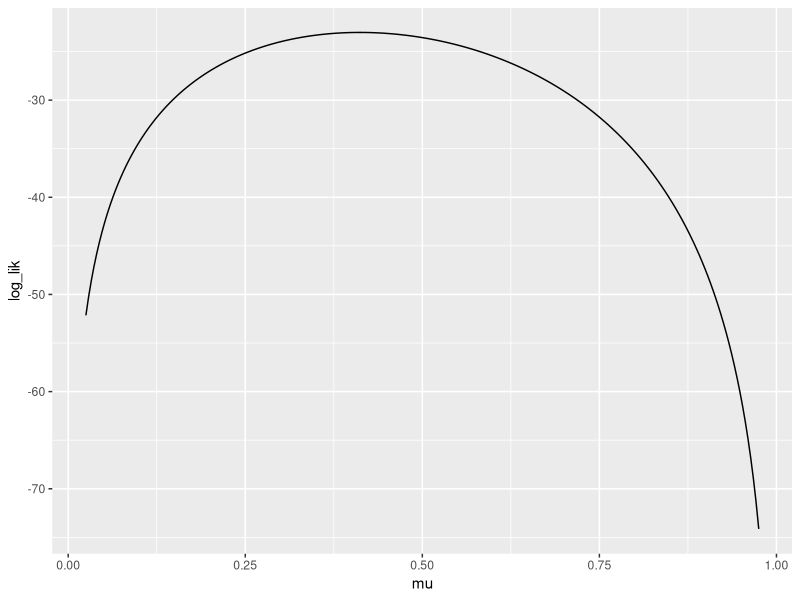
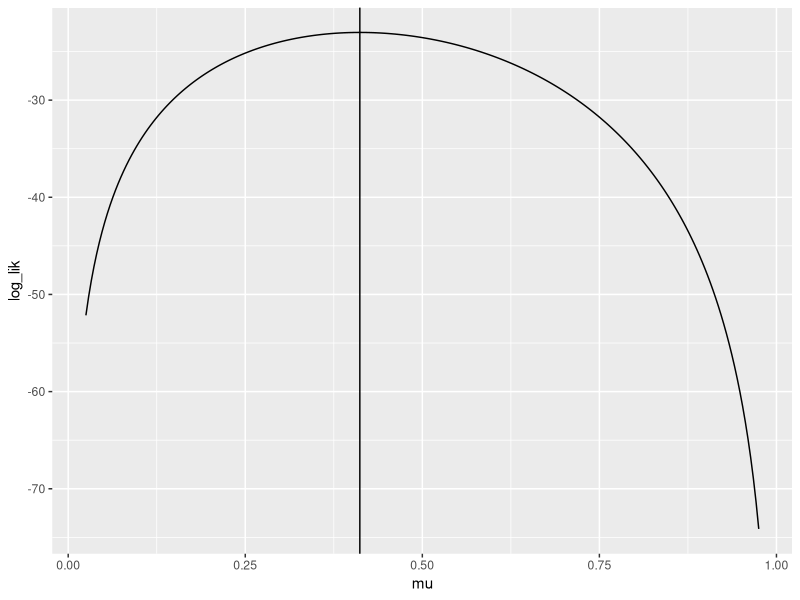
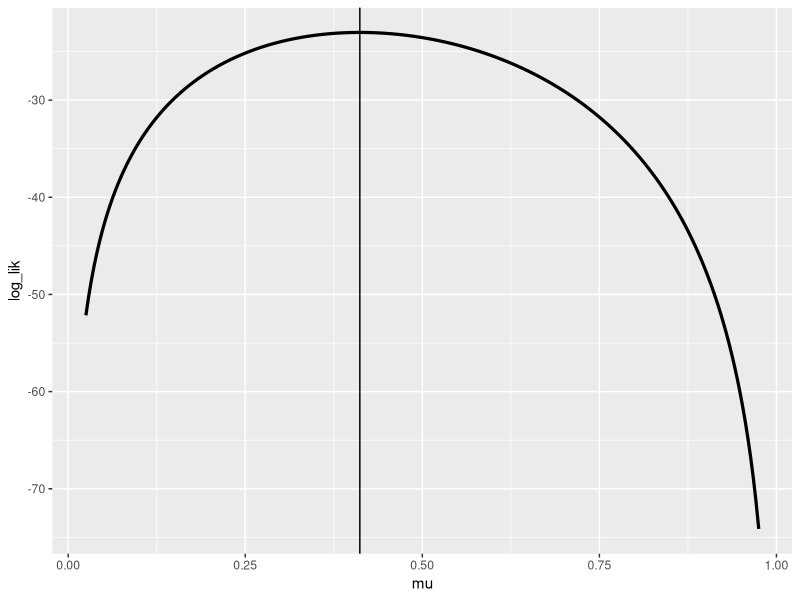
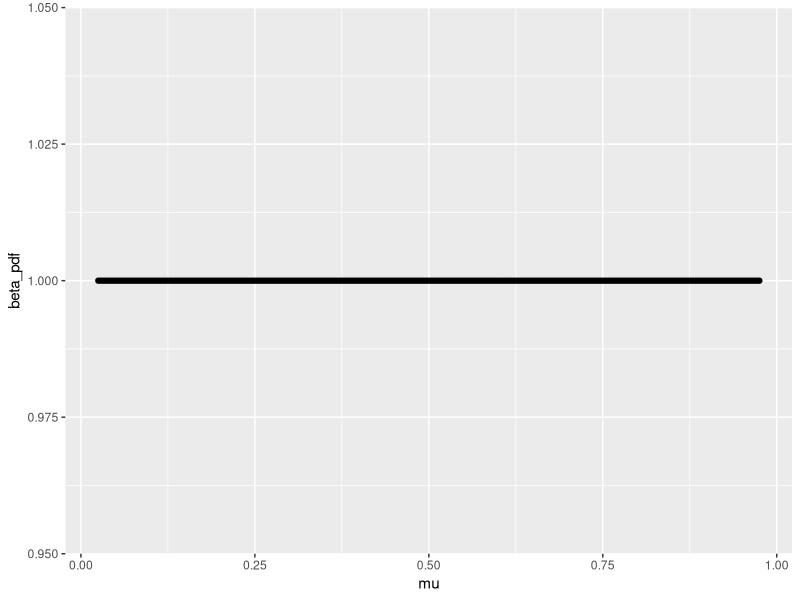
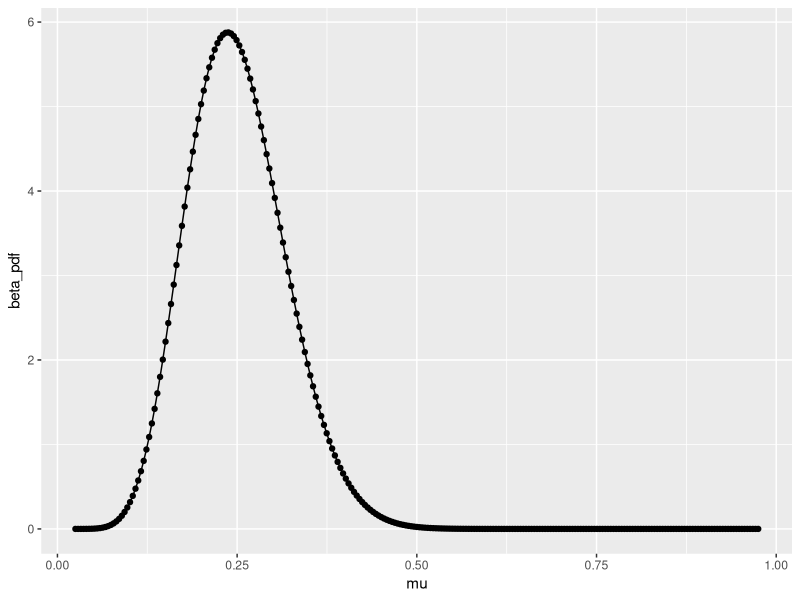
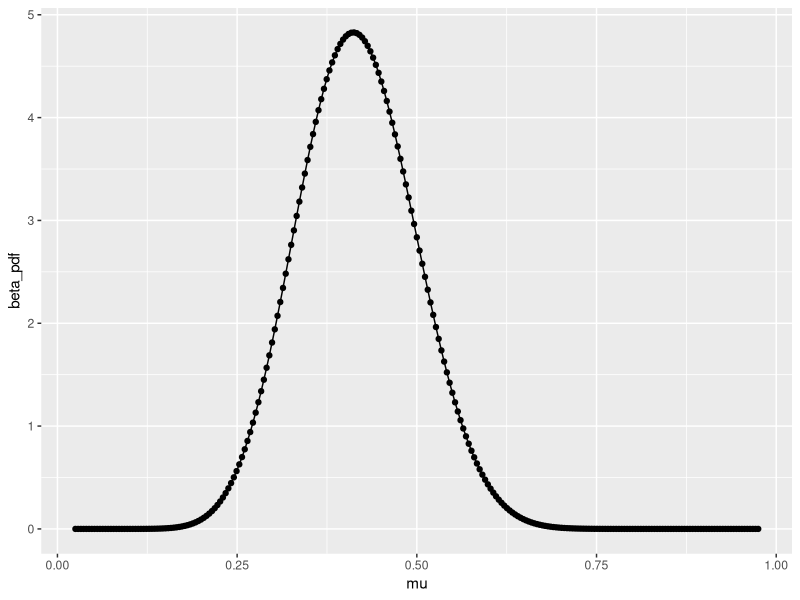
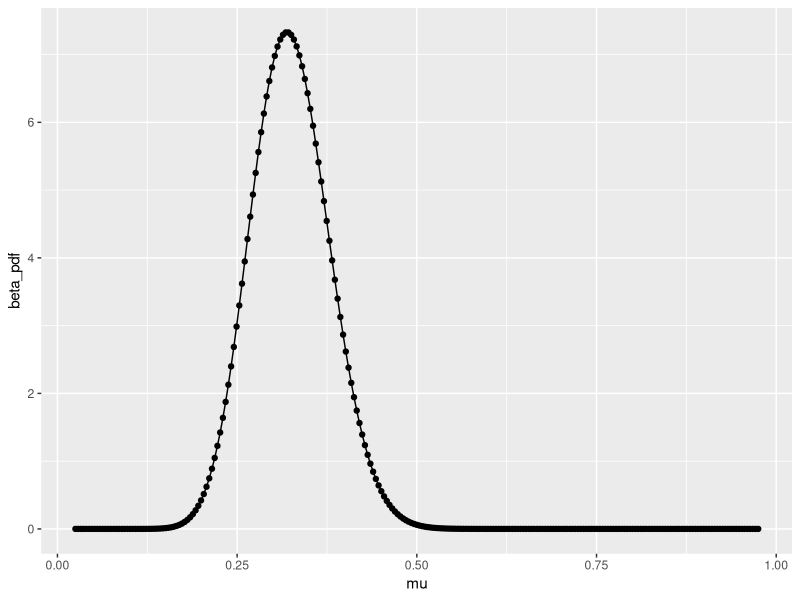
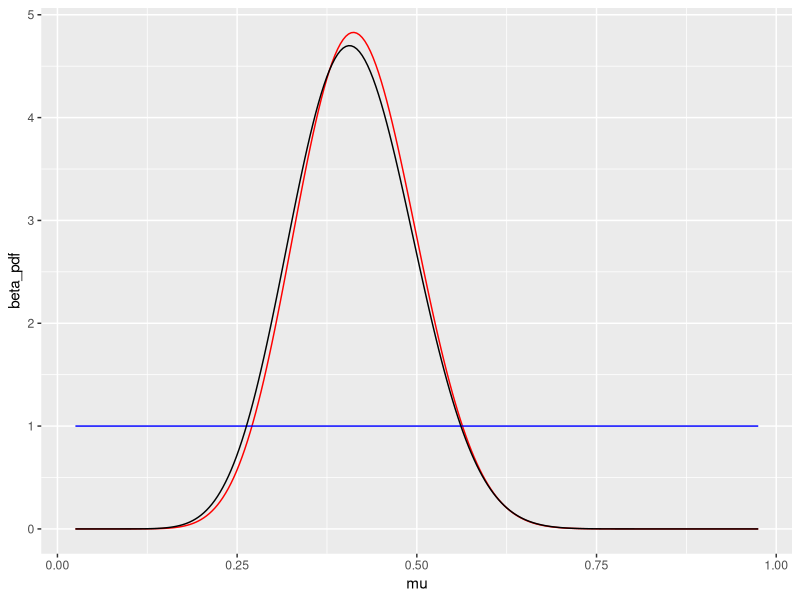

Reproduce these figures in R, in order.
## ---- chunk 1
knitr::opts_chunk$set(echo = TRUE)
## ---- chunk 2
library(tidyverse)
## ---- chunk 3
x <- c(0, 0, 0, 0,
       0, 1, 1, 0,
       1, 0, 0, 0,
       0, 1, 1, 0, 1,
       1, 0, 0, 1,
       0, 0, 1, 0,
       1, 1, 1, 0, 0,
       0, 0, 1, 1)
## ---- chunk 4
hit_data <- data.frame(
  hit = x
)

hit_data %>% summarise(H_avg = mean(hit == 1))
## ---- chunk 5
hit_data %>% summarise(H_avg = mean(hit == 1))
## ---- chunk 6
log_bernoulli_pmf <- function(xobs, prob)
{
  xobs * log(prob) + (1-xobs) * log(1- prob)
}
## ---- chunk 7
log_bernoulli_pmf(x[1],0.25)
log_bernoulli_pmf(x[2],0.25)
log_bernoulli_pmf(x[3],0.25)
log_bernoulli_pmf(x[4],0.25)
log_bernoulli_pmf(x[5],0.25)
log_bernoulli_pmf(x[6],0.25)
## ---- chunk 8
log_bernoulli_pmf(x[1:6],0.25)
## ---- chunk 9
log_bernoulli_pmf(x, 0.25) %>% sum()
## ---- chunk 10
mu_grid <- seq(0.025, 0.975, length.out = 251)
length(mu_grid)
## ---- chunk 11
for( n in 1:4 ){
  print( n )
}
## ---- chunk 12
example_vector <- rep( as.numeric(NA), 10 )

example_vector %>% class()
## ---- chunk 13
example_vector
## ---- chunk 14
seq_along(example_vector)
## ---- chunk 15
for( n in seq_along(example_vector) ){
  example_vector[n] <- n ^ 2
}
## ---- chunk 16
example_vector
## ---- chunk 17
(1:10)^2
## ---- chunk 18
log_lik_xa <- rep( as.numeric(NA), length(mu_grid) )
for (n in seq_along(mu_grid)) {
  log_lik_xa[n] <- log_bernoulli_pmf(x, mu_grid[n]) %>% sum()
}
log_lik_xa
## ---- chunk 19
xa_results <- tibble::tibble(
  mu = mu_grid,
  log_lik = log_lik_xa
)
## ---- chunk 20
xa_results %>%
  ggplot(mapping = aes(x = mu, y = log_lik)) +
  geom_line()
## ---- chunk 21
xa_results %>%
  ggplot(mapping = aes(x = mu, y = log_lik)) +
  geom_line() +
  geom_vline(xintercept = sum(x) / length(x))
## ---- chunk 22
sum(x)
length(x)
## ---- chunk 23
player_hits <- sum(x)
player_atbats <- length(x)
## ---- chunk 24
tibble::tibble(
  mu = mu_grid
) %>% 
  mutate(log_lik = 14 * log(mu) + 20 * log(1 - mu)) %>%
  ggplot(mapping = aes(x = mu, y = log_lik)) +
  geom_line(size = 1.1) + 
  geom_vline(xintercept = sum(x) / length(x))

## ---- chunk 25
a_uniform <- 1
b_uniform <- 1

a_inform <- 10
b_inform <- 30
## ---- chunk 26
a_uniform / (a_uniform + b_uniform)
## ---- chunk 27
a_inform / (a_inform + b_inform)
## ---- chunk 28
tibble::tibble(
  mu = mu_grid
) %>% 
  mutate(beta_pdf = dbeta(mu, a_uniform, b_uniform)) %>%
  ggplot(mapping = aes(x = mu, y = beta_pdf)) +
  geom_point() + 
  geom_line()
## ---- chunk 29
tibble::tibble(
  mu = mu_grid
) %>% 
  mutate(beta_pdf = dbeta(mu, a_inform, b_inform)) %>%
  ggplot(mapping = aes(x = mu, y = beta_pdf)) +
  geom_point() + 
  geom_line()
## ---- chunk 30
dbeta(mu_grid, a_inform, b_inform)[0:10]
## ---- chunk 31
a_uniform_up <- 1 + 14
b_uniform_up <- 20 + 1
a_inform_up <- a_inform + 14
b_inform_up <- b_inform + 20

## ---- chunk 32
tibble::tibble(
  prior = c('uniform', 'informative'),
  mean = c(a_uniform_up / (a_uniform_up + b_uniform_up), a_inform_up / (a_inform_up + b_inform_up)),
  mode = c(a_uniform_up / (1 + b_uniform_up), a_inform_up / (1 + b_inform_up)),
  q5 = c(qbeta(0.05, a_uniform_up, b_uniform_up), qbeta(0.05, a_inform_up, b_inform_up)),
  q95 = c(qbeta(0.95, a_uniform_up, b_uniform_up), qbeta(0.95, a_inform_up, b_inform_up))
)
## ---- chunk 33
tibble::tibble(
  mu = mu_grid
) %>% 
  mutate(beta_pdf = dbeta(mu, a_uniform_up, b_uniform_up)) %>%
  ggplot(mapping = aes(x = mu, y = beta_pdf)) + 
  geom_line() + 
  geom_point()
## ---- chunk 34
tibble::tibble(
  mu = mu_grid
) %>% 
  mutate(beta_pdf = dbeta(mu, a_inform_up, b_inform_up)) %>%
  ggplot(mapping = aes(x = mu, y = beta_pdf)) + 
  geom_line() + 
  geom_point()
## ---- chunk 35
tibble::tibble(
  mu = mu_grid
) %>% 
  mutate(beta_pdf = dbeta(mu, a_uniform_up, b_uniform_up)) %>%
  ggplot(mapping = aes(x = mu, y = beta_pdf)) + 
  geom_line(color = 'red') + 
  geom_line(color = 'blue', mapping = aes(y = dbeta(mu, a_uniform, b_uniform))) + 
  geom_line(color = 'black', mapping = aes(y = dbeta(mu, 14, 20)))
## ---- chunk 36
tibble::tibble(
  mu = mu_grid
) %>% 
  mutate(beta_pdf = dbeta(mu, a_inform_up, b_inform_up)) %>%
  ggplot(mapping = aes(x = mu, y = beta_pdf)) + 
  geom_line(color = 'red') + 
  geom_line(color = 'blue', mapping = aes(y = dbeta(mu, a_inform, b_inform))) + 
  geom_line(color = 'black', mapping = aes(y = dbeta(mu, 14, 20)))
## ---- chunk 37
season_hits <- 62

season_atbats <- 284
## ---- chunk 38
a_u_up <- 1 + 62
b_u_up <- 284 - 62 + 1
a_i_up <- a_inform + 62
b_i_up <- b_inform + 284 - 62
## ---- chunk 39
tibble::tibble(
  prior = c('uniform', 'informative'),
  mean = c(a_u_up / (a_u_up + b_u_up), a_i_up / (a_i_up + b_i_up)),
  mode = c(a_u_up / (1 + b_u_up), a_i_up / (1 + b_i_up)),
  q5 = c(qbeta(0.05, a_u_up, b_u_up), qbeta(0.05, a_i_up, b_i_up)),
  q95 = c(qbeta(0.95, a_u_up, b_u_up), qbeta(0.95, a_i_up, b_i_up))
)
## ---- chunk 40
tibble::tibble(
  mu = mu_grid
) %>% 
  mutate(beta_pdf = dbeta(mu, a_u_up, b_u_up)) %>%
  ggplot(mapping = aes(x = mu, y = beta_pdf)) + 
  geom_point() +
  geom_line()
## ---- chunk 41
tibble::tibble(
  mu = mu_grid
) %>% 
  mutate(beta_pdf = dbeta(mu, a_i_up, b_i_up)) %>%
  ggplot(mapping = aes(x = mu, y = beta_pdf)) + 
  geom_point() +
  geom_line() 
## ---- chunk 42
tibble::tibble(
  mu = mu_grid
) %>% 
  mutate(beta_pdf = dbeta(mu, a_i_up, b_i_up)) %>%
  ggplot(mapping = aes(x = mu, y = beta_pdf)) + 
  geom_line(color = 'red') +
  geom_line(mapping = aes(y = dbeta(mu,season_hits, season_atbats - season_hits)), color = 'black') +
  geom_line(mapping = aes(y = dbeta(mu, a_u_up, b_u_up)), color = 'blue')
